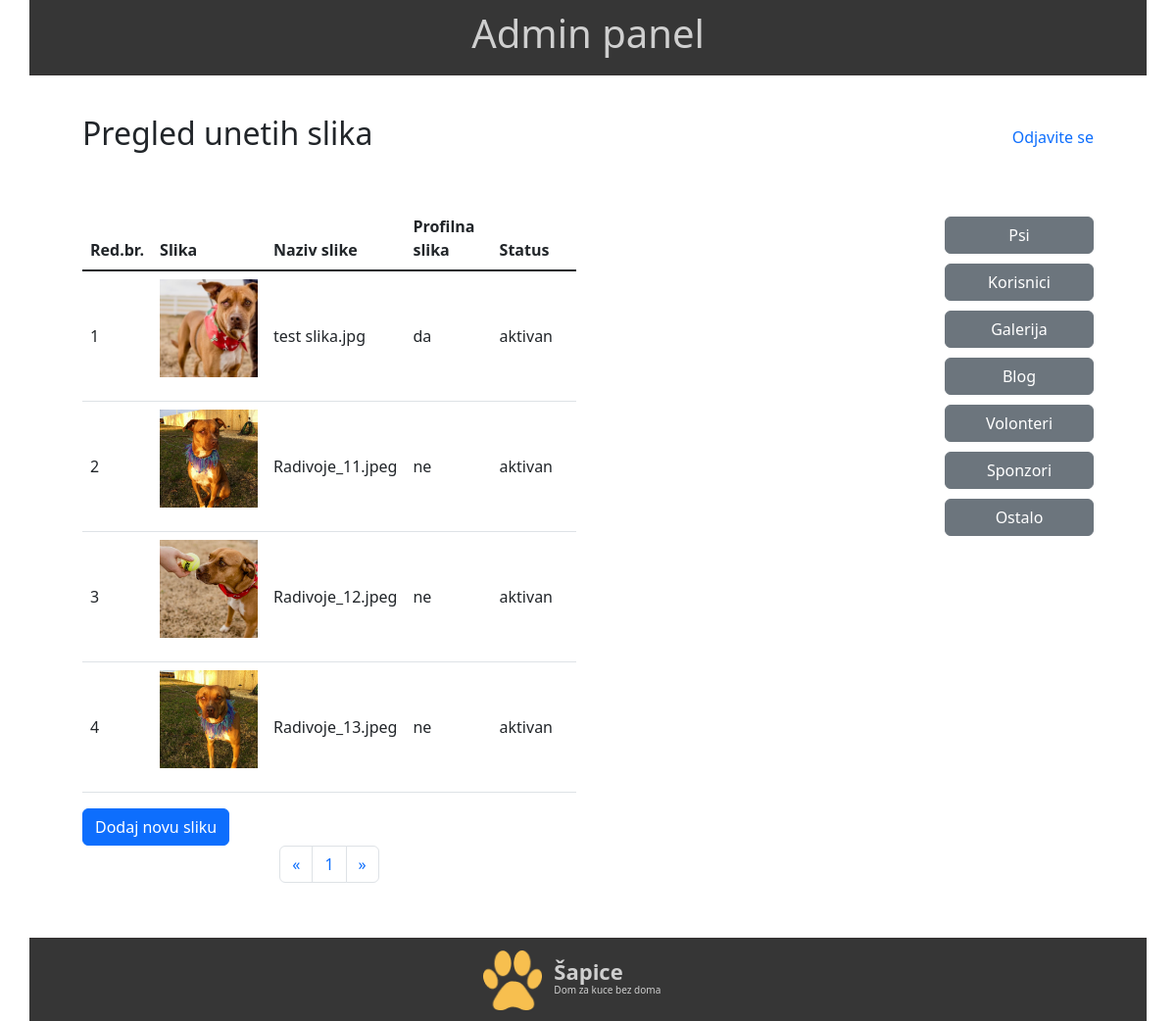
/Sapice_admin/dog_images.php?id=1 (signed in), run on the app's committed database.
### tables this page shows
CREATE TABLE `dog_imgs` (
  `img_id` int(10) UNSIGNED NOT NULL,
  `dog_id` int(10) UNSIGNED NOT NULL,
  `img_source` varchar(255) NOT NULL,
  `name` varchar(255) NOT NULL,
  `created` timestamp NOT NULL DEFAULT current_timestamp(),
  `profile` enum('da','ne') NOT NULL DEFAULT 'da',
  `status` int(11) NOT NULL DEFAULT 1 COMMENT '0-obrisana\r\n1-aktivna'
);

### Sapice_admin/classes/class_base.php (called while the page is built, shortened)
<?php
class Base{
    private $db;
    public function connect() {
        $this->db=mysqli_connect("localhost", "root", "", "sapice");
        return $this->db;
    }
    public function query($query) {
        return mysqli_query($this->db, $query);
    }
    public function fetch_object($result){
        return mysqli_fetch_object($result);
    }
    public function num_rows($result){
        return mysqli_num_rows($result);
    }
}
?>

### Sapice_admin/dog_images.php (the view, shortened to what this page needs)
<?php
    require_once("classes/class_base.php");
    $db=new Base();
    isset($_GET['id'])? $dog_id=$_GET['id']: $dog_id=NULL;
    $records="SELECT * FROM dog_imgs WHERE dog_id=$dog_id";
    $result=$db->query($records);
    $total_records=$db->num_rows($result);
    $limit=7;
    $pages=ceil($total_records/$limit);
    $current_page = isset($_GET['page']) && !empty($_GET['page']) ? $_GET['page'] : 1;
    $offset=($current_page-1)*$limit;
?>
<!DOCTYPE html>
<html lang="en">
<head>
    <?php require_once("components/_admin_head.php");?>
</head>
<body>
    <div class="container">
        <?php require_once("components/_admin_header.php"); ?>
        <div class="main-admin-content">
            <div class="row admin">
                <div class="col-6 mb-5">
                    <h2>Pregled unetih slika</h2>
                </div>
                <div class="col-6 mb-5 text-end align-self-center">
                    <a href="logout.php?page=all_dogs.php" class="text-decoration-none" id="logout-link">Odjavite se</a>
                </div>
                <div class="col-6 me-auto">
                    <table id="imgs" class="table table-hover table-responsive">
                        <thead>
                            <tr>
                                <th scope="col">Red.br.</th>
                                <th scope="col">Slika</th>
                                <th scope="col">Naziv slike</th>
                                <th scope="col">Profilna slika</th>
                                <th scope="col">Status</th>
                            </tr>
                        </thead>
                        <tbody class="table-group-divider">
                        <?php
                            $query="SELECT * FROM dog_imgs WHERE dog_id=$dog_id LIMIT {$limit} OFFSET {$offset}";
                            $result=$db->query($query);
                            $i=$offset;
                            while($row=$db->fetch_object($result)) {
                                $id=$row->img_id;
                                $status = ($row->status == 0) ? "obrisan" : "aktivan";
                                $i++;
                                echo "<tr class='align-middle'>";
                                    echo "<td scope='col'>{$i}</td>";
                                    echo "<td scope='col'><figure class='thumbnail'><img src='{$row->img_source}' alt='{$row->name}' data-field='image' data-id='{$id}'></figure></td>";
                                    echo "<td scope='col' class='editable-text' data-field='name' data-id='{$id}'>{$row->name}</td>";
                                    echo "<td scope='col' class='editable-dropdown1' data-field='profile' data-id='{$id}' data-profile='{$row->profile}'>{$row->profile}</td>";
                                    echo "<td scope='col' class='editable-dropdown' data-field='status' data-id='{$id}' data-status='{$row->status}'>{$status}</td>";
                            ?>
                                <td scope="col">
                                </td>
                            </tr>
                        <?php } ?>
                        </tbody>
                    </table>
                    <button type="submit" class="btn btn-primary" id="new-img" data-bs-toggle="modal" data-bs-target="#addImgModal">Dodaj novu sliku</button>
                    <nav aria-label="Paginacija">
                        <ul class="pagination justify-content-center">
                            <li class="page-item">
                                <a href="dog_images.php?id=<?php echo $dog_id."&page=".($current_page - 1); ?>" class="page-link" aria-label="Previous">
                                    <span aria-hidden="true">&laquo;</span>
                                </a>
                            </li>
                            <?php
                                for ($i = 1; $i <= $pages; $i++) {
                                    echo "<li class='page-item'><a class='page-link' href='dog_images.php?id={$dog_id}&page={$i}'>{$i}</a></li>";
                                }
                            ?>
                            <li class="page-item">
                                <a class="page-link" href="dog_images.php?id=<?php echo $dog_id."&page=".($current_page + 1); ?>" aria-label="Next">
                                <span aria-hidden="true">&raquo;</span></a>
                            </li>
                        </ul>
                    </nav>
                </div>
                <?php require_once("components/_admin_menu_left.php");?>
            </div>
        </div>
        <?php require_once("components/_admin_footer.php");?>
    </div>
</body>
</html>

### Sapice_admin/include/style.css (style rules this page uses)
.row.admin { padding: 30px; margin: 10px auto; }
.main-admin-content { min-height: 670px; }
.thumbnail { width: 100px; height: 100px; }
.thumbnail img { width: 100%; height: 100px; object-fit: cover; }

### data on the page
dog_imgs: img_source (picture), name "test slika.jpg", profile "da", status "aktivan"
dog_imgs: img_source+name (picture), name "Radivoje_11.jpeg", profile "ne", status "aktivan"
dog_imgs: img_source+name (picture), name "Radivoje_12.jpeg", profile "ne", status "aktivan"
dog_imgs: img_source+name (picture), name "Radivoje_13.jpeg", profile "ne", status "aktivan"

### other printed values
$group "Psi"
$group "Korisnici"
$group "Galerija"
$group "Blog"
$group "Volonteri"
$group "Sponzori"
$group "Ostalo"
